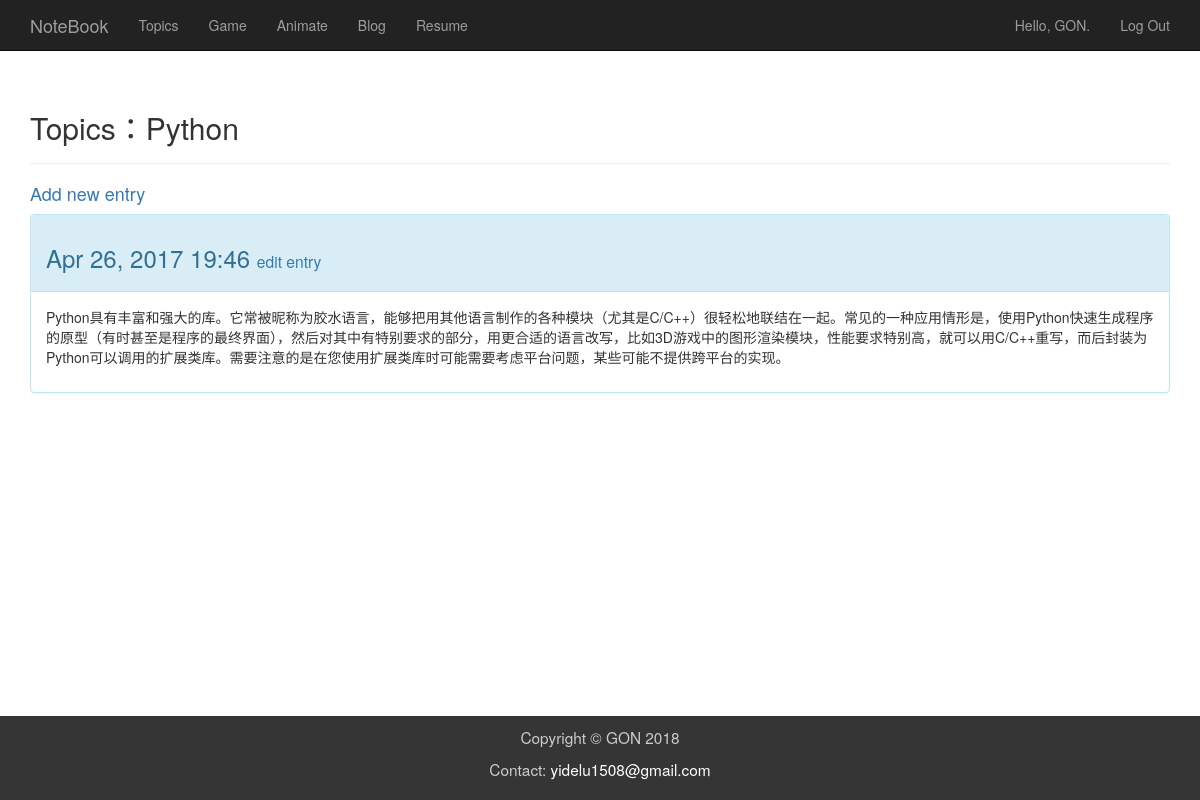
The page /topics/3/ (signed in) on the database its author committed.
### learn/models.py (models this page shows, shortened)
class Topic(models.Model):
    text = models.CharField(max_length=200)
    date_added = models.DateTimeField(auto_now_add=True)
    owner = models.ForeignKey(User)
    def __str__(self):
        return self.text

class Entry(models.Model):
    topic = models.ForeignKey(Topic)
    text = RichTextUploadingField(null=True, blank=True)
    date_added = models.DateTimeField(auto_now_add=True)
    class Meta:
        verbose_name_plural = 'entries'

### learn/views.py (the view)
# urls.py: url(r'^topics/(?P<topic_id>\d+)/$', learn_views.topic, name='topic'),
@login_required
def topic(request, topic_id):
    topic = Topic.objects.get(id = topic_id)
    if topic.owner != request.user:
        raise Http404
    entries = topic.entry_set.order_by('-date_added')
    context = {'topic': topic, 'entries': entries}
    return render(request, 'topic.html', context)

### learn/templates/topic.html
{% extends 'learn/base.html' %}
{% block header %}
  <h2>Topics：{{ topic }}</h2>
{% endblock header %}
{% block content %}
  <h4>
    <a href="{% url 'new_entry' topic.id %}">Add new entry</a>
  </h4>
  {% for entry in entries %}
    <div class="panel panel-info">
      <div class="panel-heading">
        <h3>
          {{ entry.date_added|date:'M d, Y H:i' }}
          <small>
            <a href="{% url 'edit_entry' entry.id %}">edit entry</a>
          </small>
        </h3>
      </div>
      <div class="panel-body">
        {% autoescape off %}
          {{ entry.text|linebreaks }}
        {% endautoescape %}
      </div>
    </div>
  {% empty %}
      <p>There are no entries for this topic yet.</p>
  {% endfor %}
{% endblock content %}

### learn/templates/learn/base.html (shortened to what this page needs)
{% load bootstrap3 %}
<!DOCTYPE html>
<html lang="en">
<head>
  {% bootstrap_css %}
  {% load static %}
  <link rel="stylesheet" href="{% static "css/jquery-ui.min.css" %}">
  <link rel="stylesheet" href="{% static "css/person.css" %}">
</head>
<body>
 <nav class="navbar navbar-inverse navbar-static-top">
   <div class="container">
      <div class="navbar-header">
        <a class="navbar-brand" href="{% url 'home' %}">NoteBook</a>
      </div>
      <div id="navbar" class="navbar-collapse collapse">
        <ul class="nav navbar-nav">
          <li><a href="{% url 'topics' %}">Topics</a></li>
          <li><a href="{% url 'game' %}">Game</a></li>
          <li><a href="{% url 'animate' %}">Animate</a></li>
          <li><a href="{% url 'blog' %}">Blog</a></li>
          <li><a href="{% url 'resume' %}">Resume</a></li>
        </ul>
        <ul class="nav navbar-nav navbar-right">
          {% if user.is_authenticated %}
            <li><a>Hello, {{ user.username }}.</a></li>
            <li><a href="{% url 'logout' %}">Log Out</a></li>
          {% else %}
            <li><a href="{% url 'register' %}">Register</a></li>
            <li><a href="{% url 'login' %}">Log In</a></li>
          {% endif %}
        </ul>
      </div>
    </div>
  </nav>
  <div class="main">
    <div class="container">
        <div class="page-header">
        {% block header %}{% endblock header %}
        </div>
        <div>
        {% block content %}{% endblock content %}
        </div>
    </div>
  </div>
  <footer>
    <div class="container">
        <p>Copyright © GON 2018 </p>
        <p>Contact: <a href="mailto:yidelu1508@gmail.com">yidelu1508@gmail.com</a></p>
    </div>
  </footer>
</body>
</html>

### learn/templates/learn/base.html (style rules this page uses)
body { display: flex; flex-flow: column; min-height: 100vh; }
.main { flex: 1; }
footer { margin-top: 15px; font-size: 1.1em; padding: 10px; background-color: #353535; color: rgb(204,204,204); text-align: center; }
footer a { color: white; }

### rows shown on the page
Topic: text "Python"
Entry: date_added "Apr 26, 2017 19:46", text "Python具有丰富和强大的库。它常被昵称为胶水语言，能够把用其他语言制作的各种模块（尤其是C/C++）很轻松地联结在一起。常见的一种应用情形是，使用Python快速生成程序的原型（有时甚至是程序的最终界面），然后对其中有特别要求的部分，用更合适的语言改写，比如3D游戏中的图形渲染模块，性能要求特别高，就可以用C/C++重写，而后封装为Python可以调用的扩展类库。需要注意的是在您使用扩展类库时可能需要考虑平台问题，某些可能不提供跨平台的实现。"

### other values the page prints
{{ user.username }} "GON"
